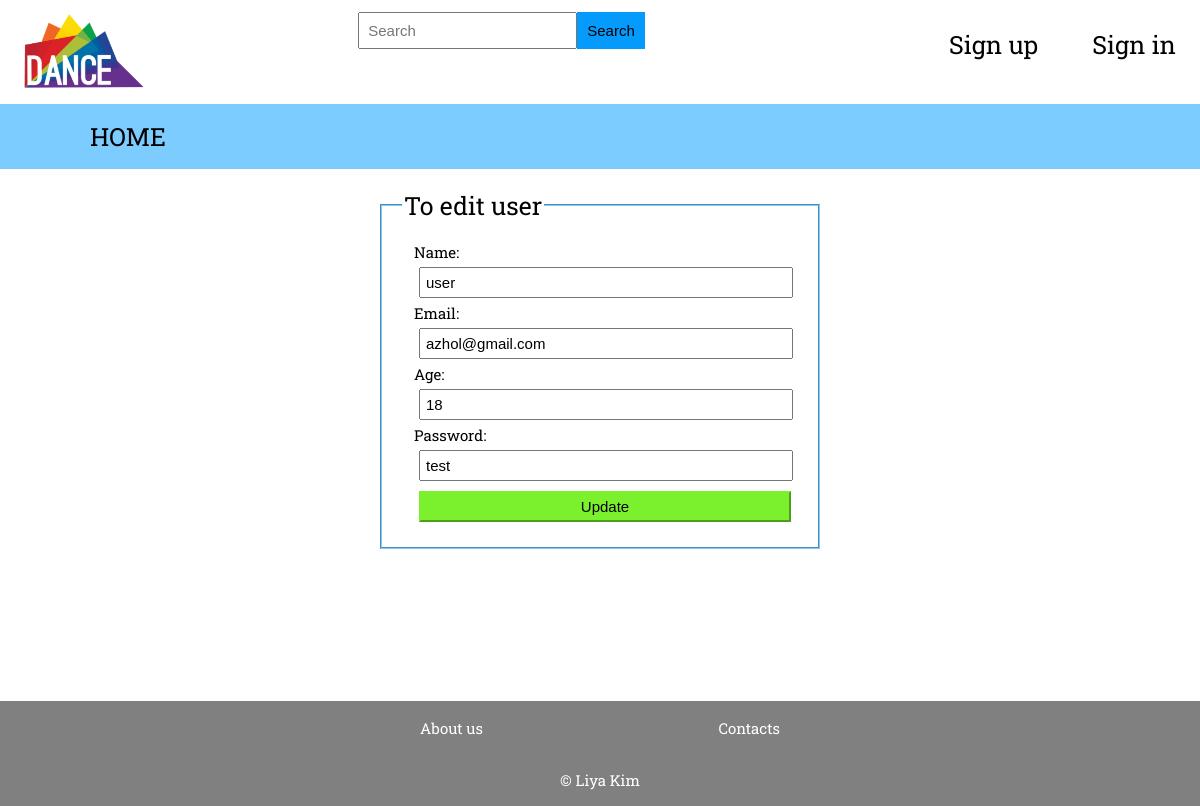
Page /updateuser.php?id=3 on the committed database.
### tables this page shows
CREATE TABLE `users` (
  `id` int(11) NOT NULL,
  `name` varchar(255) NOT NULL,
  `email` varchar(255) NOT NULL,
  `age` int(3) NOT NULL,
  `password` varchar(255) NOT NULL
);

### updateuser.php (the view, shortened to what this page needs)
<!DOCTYPE html>
<html>
<head>
</head>
<body>
<?php include_once "header.php";
require_once 'includes/DBconnection/link.php';
mysqli_query($link, "SET NAMES 'UTF8'");
$sel = mysqli_query($link,"SELECT * FROM users WHERE id='".$_GET['id']."'");
$user = mysqli_fetch_array($sel);
?>
<div id="signup">
	<form id="updateUserForm">
		<fieldset>
			<legend>To edit user</legend>
				<div id="line"><div id="label"><label>Name:</label></div><input type="text" id="name" value="<?=$user['name'];?>"></div>
				<div id="line"><div id="label"><label>Email:</label></div><input type="email" id="email" value="<?=$user['email']?>"></div>
				<div id="line"><div id="label"><label>Age:</label></div><input type="number" id="age" value="<?=$user['age']?>"></div>
				<div id="line"><div id="label"><label>Password:</label></div><input type="text" id="password" value="<?=$user['password']?>"></div>
				<div id="line"><input type="submit" value="Update"></div>
		</fieldset>
	</form>
</div>
<?php include_once "footer.php"?>
</body>
</html>

### css/header_style.css (style rules this page uses)
body { margin: 0; font-family: 'Roboto Slab', serif; }

### updateuser.php (style rules this page uses)
body { margin: 0; font-family: 'Roboto Slab', serif; }
#signup { margin-top: 20px; height: 64vh; }
#updateUserForm { display: flex; flex-wrap: wrap; justify-content: center; }
#updateUserForm fieldset { padding: 20px; border-color: #7dccff; }
#updateUserForm fieldset legend { font-size: 25px; }
#line { margin-left: 1vw; font-size: 15px; }
#line input { font-size: 15px; margin: 5px 5px; padding: 5px; width: 30vw; }
#line input[type=submit] { background-color: #7bf02d; border-color: #7bf02d; width: 31vw; }

### rows in the picture
users: name "user", email "azhol@gmail.com", age "18", password "test"
